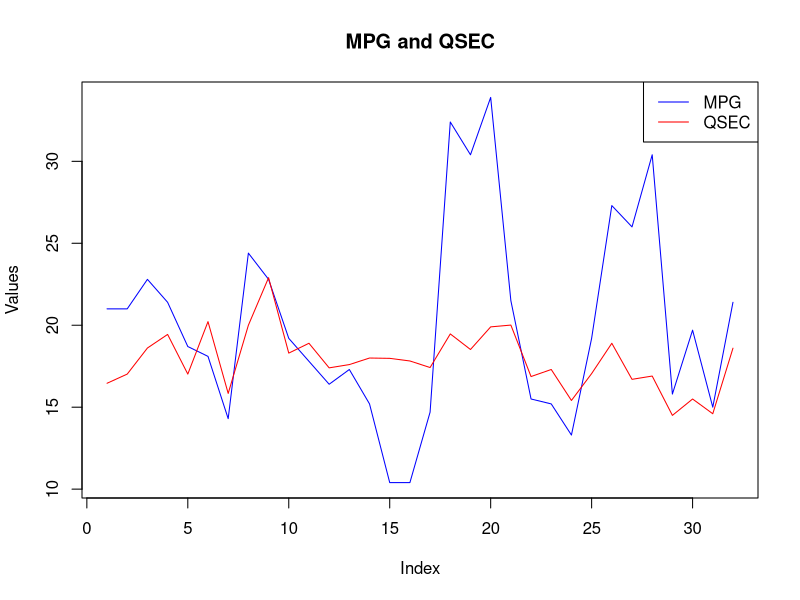

The R source for this figure:
data(mtcars)

plot(mtcars$mpg, type = "l",
     col = "blue", ylim = range(mtcars$mpg, mtcars$qsec),
     xlab = "Index", ylab = "Values",
     main = "MPG and QSEC")

lines(mtcars$qsec, col = "red")

legend("topright",
       legend = c("MPG", "QSEC"),
       col = c("blue", "red"), lty = 1)
